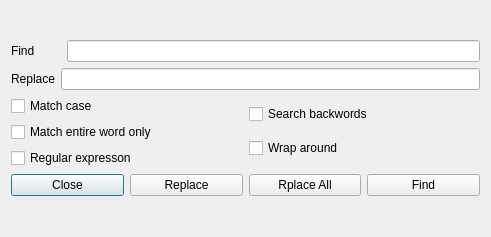
<?xml version="1.0" encoding="UTF-8"?>
<ui version="4.0">
 <class>Dialog</class>
 <widget class="QDialog" name="Dialog">
  <property name="geometry">
   <rect>
    <x>0</x>
    <y>0</y>
    <width>491</width>
    <height>237</height>
   </rect>
  </property>
  <property name="windowTitle">
   <string>Dialog</string>
  </property>
  <layout class="QVBoxLayout" name="verticalLayout_6">
   <item>
    <layout class="QVBoxLayout" name="verticalLayout_5">
     <item>
      <layout class="QVBoxLayout" name="verticalLayout_4">
       <item>
        <layout class="QVBoxLayout" name="verticalLayout_3">
         <item>
          <layout class="QHBoxLayout" name="horizontalLayout">
           <item>
            <widget class="QLabel" name="findLabel">
             <property name="text">
              <string>Find        </string>
             </property>
             <property name="buddy">
              <cstring>findText</cstring>
             </property>
            </widget>
           </item>
           <item>
            <widget class="QLineEdit" name="findText">
             <property name="maximumSize">
              <size>
               <width>16777215</width>
               <height>16777215</height>
              </size>
             </property>
            </widget>
           </item>
          </layout>
         </item>
         <item>
          <layout class="QHBoxLayout" name="horizontalLayout_2">
           <item>
            <widget class="QLabel" name="replaceLabel">
             <property name="text">
              <string>Replace</string>
             </property>
             <property name="buddy">
              <cstring>lineEdit</cstring>
             </property>
            </widget>
           </item>
           <item>
            <widget class="QLineEdit" name="lineEdit"/>
           </item>
          </layout>
         </item>
        </layout>
       </item>
       <item>
        <layout class="QHBoxLayout" name="horizontalLayout_3">
         <item>
          <layout class="QVBoxLayout" name="verticalLayout">
           <item>
            <widget class="QCheckBox" name="matchCaseCheckBox">
             <property name="text">
              <string>Match case</string>
             </property>
            </widget>
           </item>
           <item>
            <widget class="QCheckBox" name="MatchEntireWordOnlyCheckBox">
             <property name="text">
              <string>Match entire word only</string>
             </property>
            </widget>
           </item>
           <item>
            <widget class="QCheckBox" name="regularExpressionCheckBox">
             <property name="text">
              <string>Regular expresson</string>
             </property>
            </widget>
           </item>
          </layout>
         </item>
         <item>
          <layout class="QVBoxLayout" name="verticalLayout_2">
           <item>
            <widget class="QCheckBox" name="searchBackWordsCheckBox">
             <property name="text">
              <string>Search backwords</string>
             </property>
            </widget>
           </item>
           <item>
            <widget class="QCheckBox" name="warpAroundCheckBox">
             <property name="text">
              <string>Wrap around</string>
             </property>
            </widget>
           </item>
          </layout>
         </item>
        </layout>
       </item>
      </layout>
     </item>
     <item>
      <layout class="QHBoxLayout" name="horizontalLayout_4">
       <item>
        <widget class="QPushButton" name="closeButton">
         <property name="text">
          <string>Close</string>
         </property>
        </widget>
       </item>
       <item>
        <widget class="QPushButton" name="replaceButton">
         <property name="text">
          <string>Replace</string>
         </property>
        </widget>
       </item>
       <item>
        <widget class="QPushButton" name="replaceAllButton">
         <property name="text">
          <string>Rplace All</string>
         </property>
        </widget>
       </item>
       <item>
        <widget class="QPushButton" name="findButton">
         <property name="text">
          <string>Find</string>
         </property>
        </widget>
       </item>
      </layout>
     </item>
    </layout>
   </item>
  </layout>
  <zorder>findLabel</zorder>
  <zorder>findText</zorder>
  <zorder>replaceLabel</zorder>
  <zorder>lineEdit</zorder>
  <zorder>closeButton</zorder>
  <zorder>replaceButton</zorder>
  <zorder>replaceAllButton</zorder>
  <zorder>findButton</zorder>
  <zorder>matchCaseCheckBox</zorder>
  <zorder>searchBackWordsCheckBox</zorder>
  <zorder>MatchEntireWordOnlyCheckBox</zorder>
  <zorder>regularExpressionCheckBox</zorder>
  <zorder>warpAroundCheckBox</zorder>
  <zorder>lineEdit</zorder>
  <zorder>lineEdit</zorder>
 </widget>
 <resources/>
 <connections/>
</ui>
